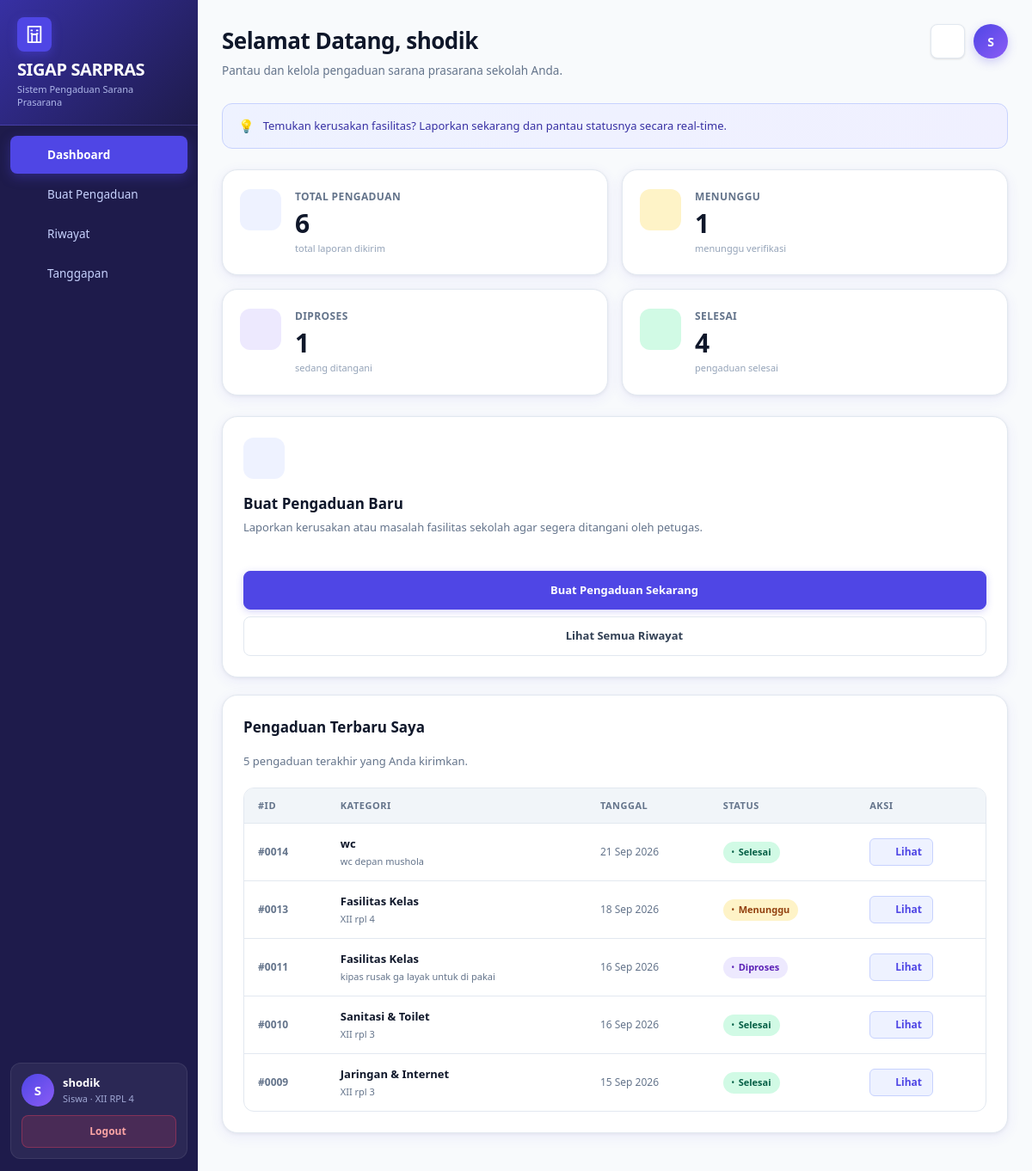
Page /views/siswa_dashboard.php (signed in) on the committed database.
### tables this page shows
CREATE TABLE `siswa` (
  `nis` int(11) NOT NULL,
  `nama` varchar(100) NOT NULL,
  `kelas` varchar(50) NOT NULL,
  `username` varchar(50) NOT NULL,
  `password` varchar(255) NOT NULL,
  `aktif` tinyint(1) NOT NULL DEFAULT 1
);

CREATE TABLE `pengaduan` (
  `id_pengaduan` int(11) NOT NULL,
  `nis` int(11) NOT NULL,
  `id_kategori` int(11) NOT NULL,
  `lokasi` varchar(150) NOT NULL,
  `keterangan` text NOT NULL,
  `foto` varchar(255) DEFAULT NULL,
  `status` enum('Menunggu','Diverifikasi','Diproses','Selesai','Ditolak') NOT NULL DEFAULT 'Menunggu',
  `created_at` datetime NOT NULL DEFAULT current_timestamp()
);

CREATE TABLE `kategori` (
  `id_kategori` int(11) NOT NULL,
  `nama_kategori` varchar(100) NOT NULL,
  `deskripsi` varchar(255) DEFAULT '',
  `aktif` tinyint(1) NOT NULL DEFAULT 1
);

### models/Pengaduan.php (called while the page is built, shortened)
<?php
class Pengaduan {
    private $conn;
    public function __construct($conn) {
        $this->conn = $conn;
    }
    public function siswa($nis) {
        $nis = (int)$nis;
        $sql = "SELECT p.*, k.nama_kategori
                FROM pengaduan p
                JOIN kategori k ON k.id_kategori=p.id_kategori
                WHERE p.nis=$nis
                ORDER BY p.created_at DESC";
        return mysqli_query($this->conn, $sql);
    }
}
?>

### views/siswa_dashboard.php (the view, shortened to what this page needs)
<?php
include '../config/koneksi.php';
include '../config/icons.php';
include '../config/layout.php';
include '../models/Pengaduan.php';
$q    = mysqli_query($conn, "SELECT nis, nama, kelas FROM siswa WHERE username='" . mysqli_real_escape_string($conn, $_SESSION['username']) . "'");
$akun = mysqli_fetch_assoc($q);
$nis  = $akun['nis'];
$m  = new Pengaduan($conn);
$rs = $m->siswa($nis);
$rows = [];
$st   = ['total' => 0, 'Menunggu' => 0, 'Diproses' => 0, 'Selesai' => 0];
while ($r = mysqli_fetch_assoc($rs)) {
    $rows[] = $r;
    $st['total']++;
    if (isset($st[$r['status']])) $st[$r['status']]++;
}
?>
<!doctype html>
<html lang="id">
<head>
    <link rel="stylesheet" href="../assets/style.css?v=5">
</head>
<body>
<div class="app">
    <?= sidebar('dashboard') ?>
    <main class="main">
        <div class="top">
            <div>
                <h2>Selamat Datang, <?= htmlspecialchars($akun['nama']) ?></h2>
                <p>Pantau dan kelola pengaduan sarana prasarana sekolah Anda.</p>
            </div>
            <div class="top-actions">
                <div class="bell"><?= icon('bell', '17') ?></div>
                <div class="avatar"><?= strtoupper(substr($akun['nama'], 0, 1)) ?></div>
            </div>
        </div>
        <div class="noticebox">
            Temukan kerusakan fasilitas? Laporkan sekarang dan pantau statusnya secara real-time.
        </div>
        <div class="cards">
            <div class="stat-card">
                <div class="stat-icon blue"><?= icon('list', '22') ?></div>
                <div>
                    <div class="label">Total Pengaduan</div>
                    <div class="num"><?= $st['total'] ?></div>
                    <div class="sub">total laporan dikirim</div>
                </div>
            </div>
            <div class="stat-card">
                <div class="stat-icon amber"><?= icon('clock', '22') ?></div>
                <div>
                    <div class="label">Menunggu</div>
                    <div class="num"><?= $st['Menunggu'] ?></div>
                    <div class="sub">menunggu verifikasi</div>
                </div>
            </div>
            <div class="stat-card">
                <div class="stat-icon purple"><?= icon('tool', '22') ?></div>
                <div>
                    <div class="label">Diproses</div>
                    <div class="num"><?= $st['Diproses'] ?></div>
                    <div class="sub">sedang ditangani</div>
                </div>
            </div>
            <div class="stat-card">
                <div class="stat-icon green"><?= icon('check', '22') ?></div>
                <div>
                    <div class="label">Selesai</div>
                    <div class="num"><?= $st['Selesai'] ?></div>
                    <div class="sub">pengaduan selesai</div>
                </div>
            </div>
        </div>
        <div class="grid2">
            <div class="panel make-card">
                <div style="width:48px;height:48px;background:var(--primary-bg);border-radius:var(--r);display:flex;align-items:center;justify-content:center;color:var(--primary);margin-bottom:16px;">
                    <?= icon('send', '22') ?>
                </div>
                <h3>Buat Pengaduan Baru</h3>
                <p>Laporkan kerusakan atau masalah fasilitas sekolah agar segera ditangani oleh petugas.</p>
                <div class="push">
                    <a href="form_pengaduan.php" class="btn primary block">
                        <span style="display:flex;align-items:center;gap:7px;justify-content:center;">
                            <?= icon('plus', '15') ?> Buat Pengaduan Sekarang
                        </span>
                    </a>
                    <a href="riwayat.php" class="btn block" style="margin-top:8px;">
                        <span style="display:flex;align-items:center;gap:7px;justify-content:center;">
                            <?= icon('history', '15') ?> Lihat Semua Riwayat
                        </span>
                    </a>
                </div>
            </div>
            <div class="panel table-panel">
                <h3>Pengaduan Terbaru Saya</h3>
                <p>5 pengaduan terakhir yang Anda kirimkan.</p>
                <div class="table-wrap">
                    <table>
                        <thead>
                            <tr>
                                <th>#ID</th>
                                <th>Kategori</th>
                                <th>Tanggal</th>
                                <th>Status</th>
                                <th>Aksi</th>
                            </tr>
                        </thead>
                        <tbody>
                            <?php foreach (array_slice($rows, 0, 5) as $r): ?>
                            <tr>
                                <td style="color:var(--muted);font-size:12px;font-weight:600;">#<?= str_pad($r['id_pengaduan'], 4, '0', STR_PAD_LEFT) ?></td>
                                <td>
                                    <div style="font-weight:600;color:var(--text);"><?= htmlspecialchars($r['nama_kategori']) ?></div>
                                    <div style="font-size:11px;color:var(--muted);margin-top:2px;"><?= htmlspecialchars($r['lokasi']) ?></div>
                                </td>
                                <td style="font-size:12px;color:var(--muted);"><?= date('d M Y', strtotime($r['created_at'])) ?></td>
                                <td>
                                    <span class="status <?= $r['status']==='Selesai' ? 'selesai' : ($r['status']==='Diproses' ? 'proses' : ($r['status']==='Ditolak' ? 'ditolak' : '')) ?>">
                                        <?= htmlspecialchars($r['status']) ?>
                                    </span>
                                </td>
                                <td>
                                    <a class="action-btn" href="detail_pengaduan.php?id=<?= $r['id_pengaduan'] ?>">
                                        <span style="display:flex;align-items:center;gap:4px;"><?= icon('eye', '13') ?> Lihat</span>
                                    </a>
                                </td>
                            </tr>
                            <?php endforeach; ?>
                        </tbody>
                    </table>
                </div>
            </div>
        </div>
    </main>
</div>
</body>
</html>

### config/icons.php (shortened to what this page needs)
<?php
function icon(string $name, string $size = '18', string $class = ''): string {
    $cls = $class ? " class=\"{$class}\"" : '';
    $path = $icons[$name] ?? $icons['info'];
    return "<svg xmlns=\"http://www.w3.org/2000/svg\" width=\"{$size}\" height=\"{$size}\" viewBox=\"0 0 24 24\" fill=\"none\" stroke=\"currentColor\" stroke-width=\"2\" stroke-linecap=\"round\" stroke-linejoin=\"round\"{$cls}>{$path}</svg>";
}
?>

### rows in the picture
siswa: nama "shodik", nama "S"
pengaduan: id_pengaduan "0014", id_kategori.nama_kategori "wc", lokasi "wc depan mushola", created_at "21 Sep 2026", status "Selesai", $size 13 (drawn)
pengaduan: id_pengaduan "0013", id_kategori.nama_kategori "Fasilitas Kelas", lokasi "XII rpl 4", created_at "18 Sep 2026", status "Menunggu"
pengaduan: id_pengaduan "0011", id_kategori.nama_kategori "Fasilitas Kelas", lokasi "kipas rusak ga layak untuk di pakai", created_at "16 Sep 2026", status "Diproses", $size 13 (drawn)
pengaduan: id_pengaduan "0010", id_kategori.nama_kategori "Sanitasi & Toilet", lokasi "XII rpl 3", created_at "16 Sep 2026", status "Selesai", $size 13 (drawn)
pengaduan: id_pengaduan "0009", id_kategori.nama_kategori "Jaringan & Internet", lokasi "XII rpl 3", created_at "15 Sep 2026", status "Selesai", $size 13 (drawn)

### other values in the picture
$item['label'] "Dashboard"
$item['label'] "Buat Pengaduan"
$item['label'] "Riwayat"
$item['label'] "Tanggapan"
$initial "S"
$nama "shodik"
$sub "Siswa · XII RPL 4"
$st['total'] "6"
$st['Menunggu'] "1"
$st['Diproses'] "1"
$st['Selesai'] "4"
